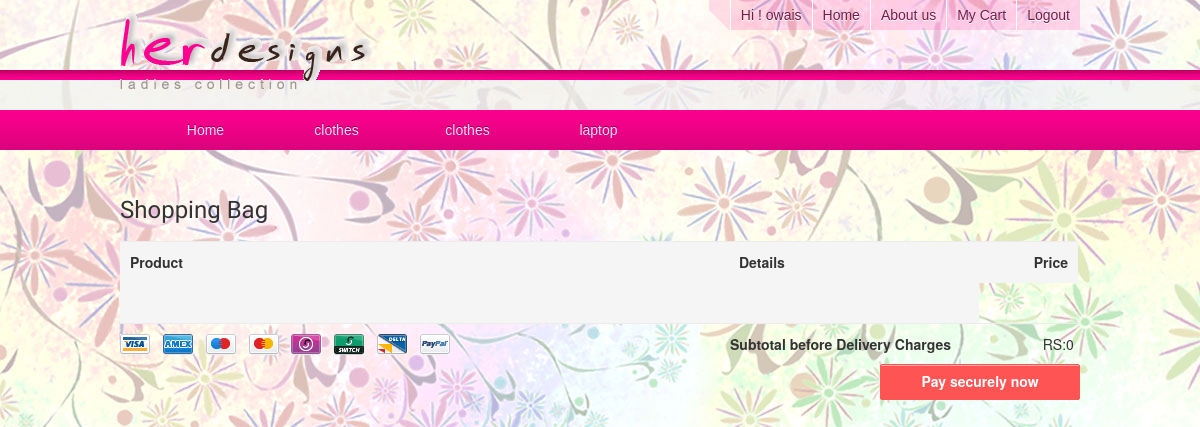
Screenshot of /cartbasket (signed in) with the database file from the repository.
### trialshop/models.py (models this page shows, shortened)
class catagory(models.Model):
	product_catg = models.CharField(max_length=200)

### trialshop/views.py (the view, shortened to what this page needs)
# urls.py: url(r'^cartbasket$',views.CartView.as_view(),name="basket"),
class CartView(generic.TemplateView):
    template_name = 'trialshop/viewbasket.html'
    def get(self,request,*args,**kwargs):
        cur_usr_cart=Cart.objects.filter(user=request.user)
        cart_prod=[]
        cart= Cart.objects.all()
        prod_obj=Product.objects.all()
        user=request.user
        total=0
        for c in cur_usr_cart:
            total=total+c.total_val
        catagory_ob=catagory.objects.all()
        return self.render_to_response({'user':user,'cur_usr_cart':cur_usr_cart,'total':total,'catagory_ob':catagory_ob,
        })

### trialshop/templates/trialshop/viewbasket.html (shortened to what this page needs)
<!DOCTYPE html>
<html lang="en">
    <head>
        {% load staticfiles %}
    <link rel="stylesheet" href="{{ STATIC_URL }}trialshop/css/style.css" type="text/css" />
    <link rel="stylesheet" href="css/style.css" />
    <link href="{{ STATIC_URL }}trialshop/css/cart_style.css" rel="stylesheet" type="text/css" media="all">
    <link href="{{ STATIC_URL }}trialshop/css/style_dec.css" rel="stylesheet" type="text/css" media="all">
    <link rel="stylesheet" href="{{ STATIC_URL }}trialshop/css/style.css" />
    </head>
<body>
    <div class="header">
            <div>
                <a href="" id="logo"><img src="{{ STATIC_URL }}trialshop/images/logo.gif" alt="logo"/></a>
                <div class="navigation">
                    <ul class="first">
                    </ul>
                    <ul>
                        <li><a href="#">Hi ! {{ user.username }}</a></li>
                        <li><a href="/">Home</a></li>
                        <li><a href="/about/">About us</a></li>
                        <li><a href="/cartbasket">My Cart</a></li>
                        <li><a href="../../logout">Logout</a></li>
                    </ul>
                </div>
            </div>
<div id="navigation">
                <ul>
                    <li><a href="/">Home</a></li>
                    {% for i in catagory_ob|slice:"6" %}
                        <li><a class="ateeb" href="/category/{{i.id}}/">{{i.product_catg}}</a></li>
                    {% endfor%}
                </ul>
            </div>
        </div>
        <div class="body">
            <div class="content">
            <div class="left_content">
            <div class="span1_of_1">
                <div class="product-view">
                    <div class="product-essential">
                        <div class="product-img-box">
                    <div class="product-image">
                        <div id="wrap" style="top: 0px; z-index: 100; position: relative; display: block;">
                        <a class="cs-fancybox-thumbs cloud-zoom hoverZoomLink" rel="adjustX:30,adjustY:0,position:&#39;right&#39;,tint:&#39;#202020&#39;,tintOpacity:0.5,smoothMove:2,showTitle:true,titleOpacity:0.5" data-fancybox-group="thumb" href="{{ Pmode_search.product_pic.url }}" title="" alt="" style="position: relative; display: block;">
                        </a><div class="mousetrap" style="width: 350px; height: 414px; top: 0px; left: 0px; position: absolute; z-index: 9999;"></div></div>
                   </div>
                </div>
                </div>
                </div>
            </div>
<article id="basket">
<h1>Shopping Bag</h1>
<table width="100" border="1">
    <tr>
        <th scope="col" class="description">Product</th>
        <th scope="col" class="options">Details</th>
        <th align="right" scope="col" class="price">Price</th>
    </tr>
</table>
<img src="/static/trialshop/images/creditcards.gif" class="safe" />
<div class="right">
    <strong>Subtotal before Delivery Charges</strong> <em>RS:{{total}}</em><br />
</div>
<button class="continue">Pay securely now</button>
</article>
</body>
</html>

### trialshop/static/trialshop/css/style.css (style rules this page uses)
html { background:url(../images/bg-body-top.jpg) repeat-x; }
body { margin: 0; background:url(../images/bg-body-bottom.jpg) repeat-x left bottom; }
.header { width:auto; margin:0 auto; }
.header div { width:960px; margin:0 auto; overflow:hidden; position:relative; }
.header div a#logo { display:block; height:110px; width:254px; float:left; }
.header div a#logo img { border:0; }
.header div div.navigation { float:right; overflow:hidden; height:30px; width:auto; margin:0; }
.header div div.navigation ul.first { background:url(../images/bg-top-navigation-left.png) no-repeat; height:30px; padding:0 0 0 21px; }
.header div div.navigation ul { list-style:none; padding:0; margin:0; float:left; }
.header div div.navigation ul li { float:left; background:url(../images/bg-top-navigation2.png); height:30px; }
.header div div.navigation ul li a { text-decoration:none; color:#721c49; font-family:arial; font-size:14px; text-shadow: 0 1px 0 #fff; border-width: 1px; border-style: none none none solid; border-color:#fff; height:30px; display:inline-block; line-height:30px; padding: 0 10px; }
.header div#navigation { height:40px; background:url(../images/bg-navigation.gif) repeat-x; width:auto; }
.header div#navigation ul { list-style:none; margin:0 auto; padding:0 20px; width:920px; overflow:hidden; }
.header div#navigation ul li { float:left; width:131px; text-align:center; }
.header div#navigation ul li a { font-family: arial; color:#fcddf9; text-shadow: 0 -1px 0 #920052; font-size:14px; text-decoration:none; line-height:40px; font-weight: normal; }
.body { width:960px; margin:10px auto; height:auto; position:relative; }
.body .content { float:left; }
a.ateeb { text-decoration:none; }

### trialshop/static/trialshop/css/cart_style.css (style rules this page uses)
html, body, div, span, applet, object, iframe, h1, h2, h3, h4, h5, h6, p, blockquote, pre, a, abbr, acronym, address, big, cite, code, del, dfn, em, font, img, ins, kbd, q, s, samp, small, strike, strong, sub, sup, tt, var, b, u, i, center, dl, dt, dd, ol, ul, li, fieldset, form, label, legend, table, caption, tbody, tfoot, thead, tr, th, td { margin: 0;padding: 0;border: 0;outline: 0;font-size: 100%;vertical-align: baseline;background: transparent; }
body { line-height: 1; }
ol, ul { list-style: none; }
table { border-collapse: collapse;border-spacing: 0; }
body { background:#fff;font-size:75%;font-family:"HelveticaNeue-Light", "Helvetica Neue Light", "Helvetica Neue", Helvetica, Arial, sans-serif;font-weight:300;color:#333;margin:0px auto;text-align:center;line-height:1.7em; }
button { background:#ececec;border:1px solid #ececec;-webkit-box-shadow: inset 0px 1px 0px 0px #f5f5f5;-moz-box-shadow: inset 0px 1px 0px 0px #f5f5f5; box-shadow: inset 0px 1px 0px 0px #f5f5f5;color:#b29f90;line-height:1.7em;padding:0px 10px;font-family:"HelveticaNeue-Light", "Helvetica Neue Light", "Helvetica Neue", Helvetica, Arial, sans-serif;font-weight:bold;font-size:1em;-webkit-border-radius:2px;-moz-border-radius:2px;border-radius:2px;cursor:pointer; }
button.continue { background:#ff5454;border-color:#ff5454;color:#fff;-webkit-box-shadow: inset 0px 1px 0px 0px #ffa9a9;-moz-box-shadow: inset 0px 1px 0px 0px #ffa9a9; box-shadow: inset 0px 1px 0px 0px #ffa9a9;font-size:1.167em;padding:5px 10px;-webkit-transition:background .4s ease;-moz-transition:background .4s ease;-o-transition:background .4s ease;transition:background .4s ease; }
a:link, a:visited { color:#b29f90; }
a img { border:none; }
strong { font-weight:bold; }
.right { float:right; }
article { display:block;text-align:left;width:960px;margin:0px auto;clear:both;min-height:400px; }
#basket h1 { font-family: 'Terminal Dosis', "HelveticaNeue-Light", "Helvetica Neue Light", "Helvetica Neue", Helvetica, Arial, sans-serif;font-size:2em;font-weight:300;padding:20px 0px; }
#basket .continue { float:right;clear:right;margin:10px 0px;width:200px; }
table { width:100%;border-bottom:1px solid #ececec; }
th { background:#f5f5f5;padding:10px;font-size:1.167em;border-top:1px solid #ececec; }
.description { width:599px;padding-right:10px; }
th.description { width:589px; }
.options { width:230px;padding:10px; }
.price { width:79px;font-size:1.167em;padding:10px; }
div.right { font-size:1.167em;padding-top:10px;width:350px; }
div.right strong, div.right select { display:inline-block;width:260px; }
div.right em { display:inline-block;font-style:normal;width:80px;text-align:right; }
.safe { float:left;margin:10px 0px; }

### rows the page displays
catagory: product_catg "clothes"
catagory: product_catg "clothes"
catagory: product_catg "laptop"

### other values shown
{{ user.username }} "owais"
{{ total }} "0"
